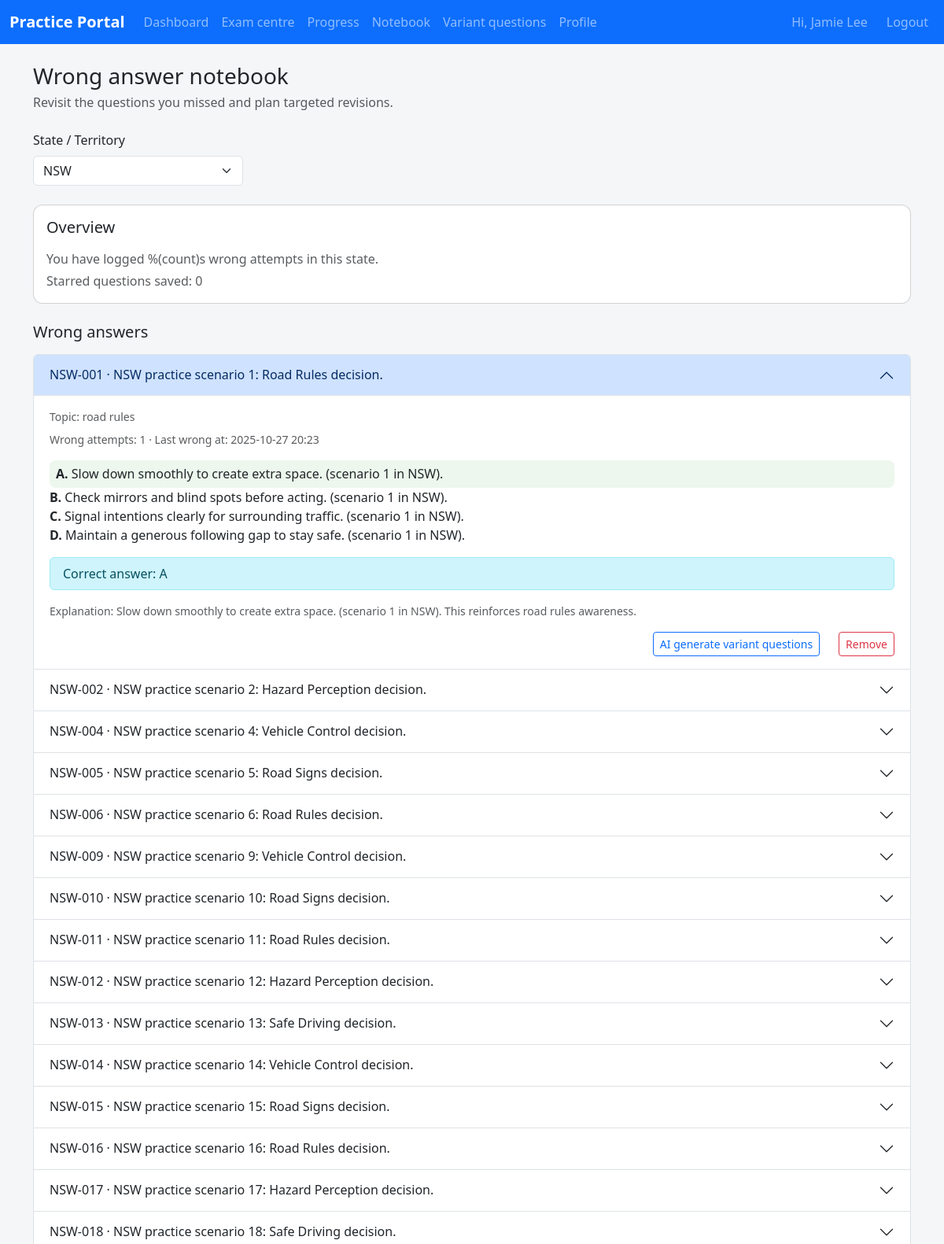
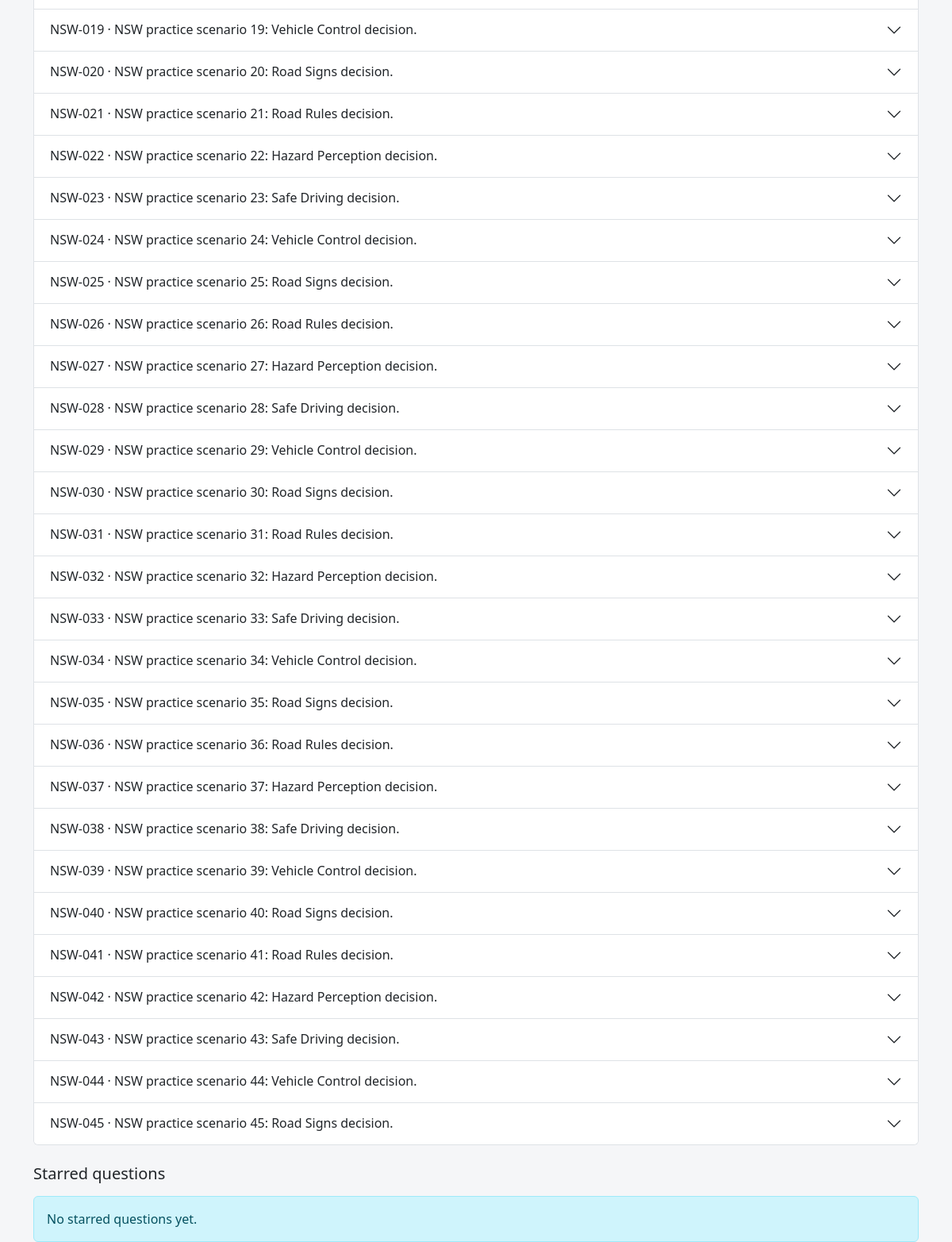
The page /student/notebook (signed in) on the database as committed earlier (2 pictures, top to bottom).
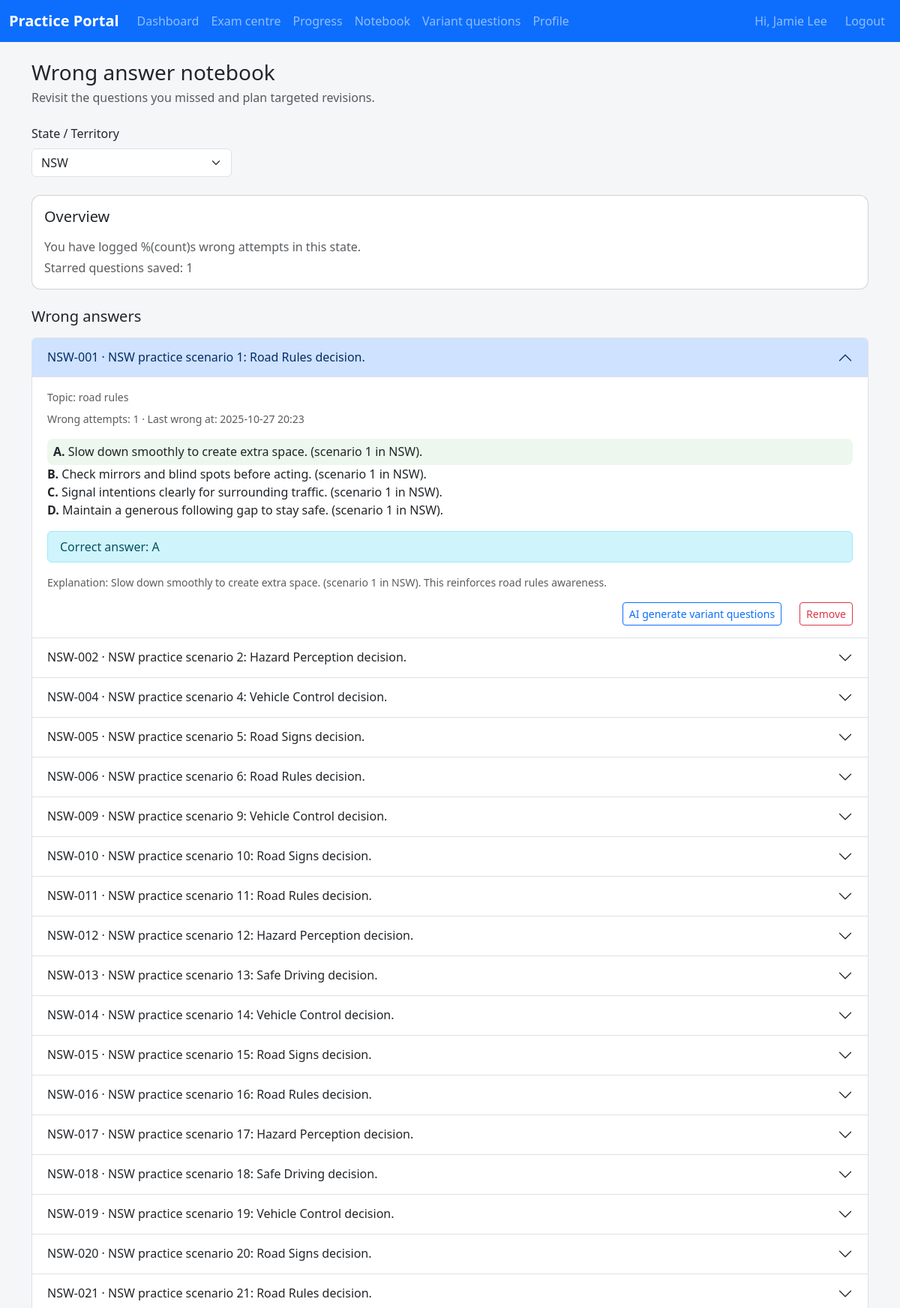
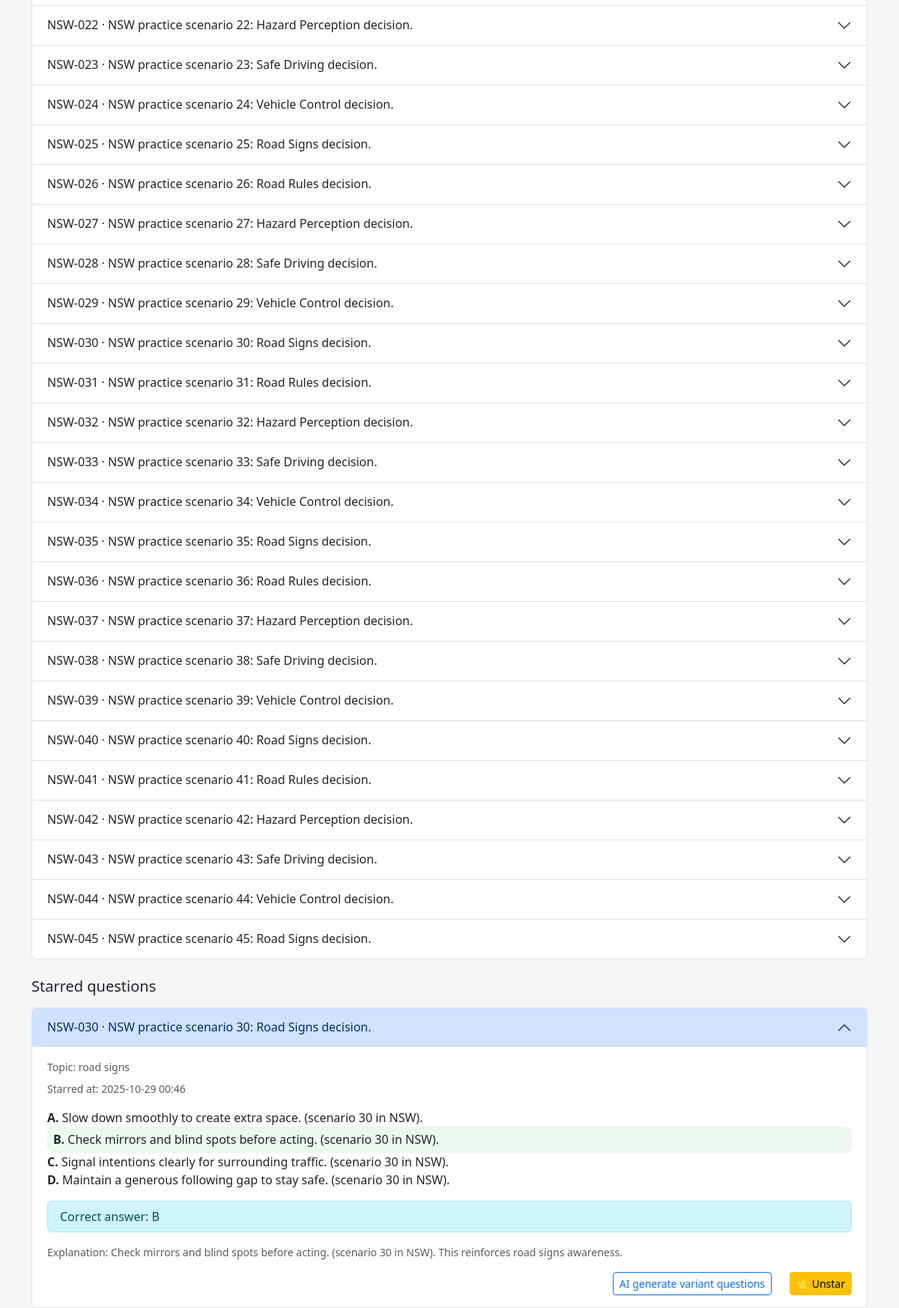
The same page on the database as committed later (2 pictures, top to bottom).
### app/models.py (models this page shows)
class NotebookEntry(db.Model):
    __tablename__ = "notebook_entries"
    id = db.Column(db.Integer, primary_key=True)
    student_id = db.Column(db.Integer, db.ForeignKey("students.id"), nullable=False)
    question_id = db.Column(db.Integer, db.ForeignKey("questions.id"), nullable=False)
    state = db.Column(db.String(10), nullable=False)
    wrong_count = db.Column(db.Integer, nullable=False, default=0)
    last_wrong_at = db.Column(db.DateTime)
    student = db.relationship("Student", back_populates="notebook_entries")
    question = db.relationship("Question")
    __table_args__ = (
        UniqueConstraint("student_id", "question_id", "state", name="uq_notebook_scope"),
    )

class Question(db.Model):
    __tablename__ = "questions"
    id = db.Column(db.Integer, primary_key=True)
    qid = db.Column(db.String(50), nullable=False)
    prompt = db.Column(db.Text, nullable=False)
    language = db.Column(db.String(20), nullable=False, default="ENGLISH")
    state_scope = db.Column(db.String(10), nullable=False, default="ALL")
    topic = db.Column(db.String(120), nullable=False, default="general")
    option_a = db.Column(db.String(255), nullable=False, default="Option A")
    option_b = db.Column(db.String(255), nullable=False, default="Option B")
    option_c = db.Column(db.String(255), nullable=False, default="Option C")
    option_d = db.Column(db.String(255), nullable=False, default="Option D")
    correct_option = db.Column(db.String(1), nullable=False, default="A")
    explanation = db.Column(db.Text, nullable=False, default="")
    image_url = db.Column(db.String(500))
    __table_args__ = (
        UniqueConstraint(
            "qid", "state_scope", "language", name="uq_question_qid_state_language"
        ),
    )

class StarredQuestion(db.Model):
    __tablename__ = "starred_questions"
    id = db.Column(db.Integer, primary_key=True)
    student_id = db.Column(db.Integer, db.ForeignKey("students.id"), nullable=False)
    question_id = db.Column(db.Integer, db.ForeignKey("questions.id"), nullable=False)
    created_at = db.Column(db.DateTime, default=datetime.utcnow, nullable=False)
    student = db.relationship("Student", back_populates="starred_questions")
    question = db.relationship("Question")
    __table_args__ = (
        UniqueConstraint("student_id", "question_id", name="uq_starred_student_question"),
    )

### app/student/routes.py (the view)
@student_bp.route("/notebook")
@login_required
def notebook():
    student = _current_student()
    if not student:
        return _redirect_non_students()
    def _normalise(code: str | None) -> str:
        return (code or "").strip().upper()
    requested_state = _normalise(request.args.get("state"))
    progress_records = (
        StudentStateProgress.query.with_entities(
            func.upper(StudentStateProgress.state).label("state"),
            StudentStateProgress.last_active_at,
        )
        .filter_by(student_id=student.id)
        .order_by(StudentStateProgress.last_active_at.desc())
        .all()
    )
    available_states: list[str] = []
    seen: set[str] = set()
    for state_code, _last_active in progress_records:
        code = _normalise(state_code)
        if code and code not in seen:
            available_states.append(code)
            seen.add(code)
    current_state = _normalise(student.state)
    if current_state and current_state not in seen:
        available_states.insert(0, current_state)
        seen.add(current_state)
    selected_state = requested_state if requested_state in seen else None
    if not selected_state and available_states:
        selected_state = available_states[0]
    entries = []
    total_wrong = 0
    starred_entries: list[StarredQuestion] = []
    if selected_state:
        notebook_query = (
            NotebookEntry.query.filter_by(student_id=student.id, state=selected_state)
            .join(NotebookEntry.question)
            .order_by(NotebookEntry.last_wrong_at.desc().nullslast())
        )
        entries = notebook_query.all()
        total_wrong = sum(entry.wrong_count for entry in entries)
        starred_query = (
            StarredQuestion.query.filter_by(student_id=student.id)
            .join(StarredQuestion.question)
            .filter(
                (Question.state_scope == "ALL")
                | (Question.state_scope == selected_state)
            )
            .order_by(StarredQuestion.created_at.desc())
        )
        starred_entries = starred_query.all()
    return render_template(
        "student/notebook.html",
        available_states=available_states,
        selected_state=selected_state,
        entries=entries,
        total_wrong=total_wrong,
        starred_entries=starred_entries,
    )

### app/coach/routes.py (called while the page is built, shortened)
@coach_bp.before_app_request
def _restrict_student_portal_access():
    if request.blueprint != "coach":
        return None

### app/i18n.py (called while the page is built)
def normalise_language_code(language: str | None) -> str | None:
    if not language:
        return None
    code = language.strip().upper()
    if code in SUPPORTED_LANGUAGES:
        return code
    return None

def ensure_language_code(language: str | None) -> str:
    normalised = normalise_language_code(language)
    return normalised or DEFAULT_LANGUAGE

def translate_text(text: str, language: str, **format_values: str) -> str:
    catalogue = TRANSLATIONS.get(language, {})
    translated = catalogue.get(text, text)
    if format_values:
        try:
            return translated.format(**format_values)
        except (KeyError, IndexError):
            return translated
    return translated

### app/models.py (called while the page is built)
    @property
    def is_student(self) -> bool:
        return True

### app/student/routes.py (called while the page is built)
def _current_student() -> Student | None:
    if not current_user.is_authenticated:
        return None
    student = current_user._get_current_object()
    if isinstance(student, Student):
        return student
    return None

### app/templates/student/notebook.html (shortened to what the changed rows need)
{% extends "base.html" %}
{% block content %}
<div class="d-flex flex-column flex-md-row align-items-md-center justify-content-between gap-3 mb-4">
    <div>
        <h1 class="h3 mb-1">{{ _('Wrong answer notebook') }}</h1>
    </div>
</div>
{% if not selected_state %}
<div class="alert alert-info" role="alert">{{ _('Select a state to review your notebook.') }}</div>
{% else %}
<div class="card mb-4">
    <div class="card-body">
        <h2 class="h5 mb-3">{{ _('Overview') }}</h2>
        {% if entries %}
        <p class="text-muted mb-1">
            {{ _('You have logged %(count)s wrong attempts in this state.', count=total_wrong) }}
        </p>
        {% else %}
        <p class="text-muted mb-1">
            {{ _('No wrong answers recorded for this state yet.') }}
        </p>
        {% endif %}
        <p class="text-muted mb-0">{{ _('Starred questions saved') }}: {{ starred_entries|length }}</p>
    </div>
</div>
<div class="row g-4">
    <div class="col-12">
        <h2 class="h5 mb-3">{{ _('Wrong answers') }}</h2>
        {% if entries %}
        <div class="accordion" id="wrongNotebook">
            {% for entry in entries %}
            <div class="accordion-item">
                <h2 class="accordion-header" id="wrongHeading{{ loop.index }}">
                    <button
                            class="accordion-button {% if not loop.first %}collapsed{% endif %}"
                            type="button"
                            data-bs-toggle="collapse"
                            data-bs-target="#wrongCollapse{{ loop.index }}"
                            aria-expanded="{{ 'true' if loop.first else 'false' }}"
                            aria-controls="wrongCollapse{{ loop.index }}"
                    >
                        {{ entry.question.qid }} · {{ entry.question.prompt|striptags|truncate(120) }}
                    </button>
                </h2>
                <div id="wrongCollapse{{ loop.index }}"
                     class="accordion-collapse collapse {% if loop.first %}show{% endif %}"
                     aria-labelledby="wrongHeading{{ loop.index }}"
                     data-bs-parent="#wrongNotebook">
                    <div class="accordion-body">
                        <p class="text-muted small mb-2">{{ _('Topic') }}: {{ entry.question.topic }}</p>
                        <p class="text-muted small mb-3">
                            {{ _('Wrong attempts') }}: {{ entry.wrong_count }} ·
                            {{ _('Last wrong at') }}:
                            {{ entry.last_wrong_at.strftime('%Y-%m-%d %H:%M') if entry.last_wrong_at else _('Never') }}
                        </p>
                        <ul class="list-unstyled mb-3 options-list">
                            <li {% if entry.question.correct_option == 'A' %}class="correct"{% endif %}><strong>A.</strong> {{ entry.question.option_a }}</li>
                            <li {% if entry.question.correct_option == 'B' %}class="correct"{% endif %}><strong>B.</strong> {{ entry.question.option_b }}</li>
                            <li {% if entry.question.correct_option == 'C' %}class="correct"{% endif %}><strong>C.</strong> {{ entry.question.option_c }}</li>
                            <li {% if entry.question.correct_option == 'D' %}class="correct"{% endif %}><strong>D.</strong> {{ entry.question.option_d }}</li>
                        </ul>
                        <div class="alert alert-info py-2 mb-3">
                            {{ _('Correct answer') }}: {{ entry.question.correct_option }}
                        </div>
                        {% if entry.question.explanation %}
                        <p class="text-muted small mb-3">
                            {{ _('Explanation') }}: {{ entry.question.explanation }}
                        </p>
                        {% endif %}
                        <div class="d-flex justify-content-end gap-4">
                            <a class="btn btn-sm btn-outline-primary"
                               href="{{ url_for('student.variant', question=entry.question.id) }}">
                                {{ _('AI generate variant questions') }}
                            </a>
                            <form method="post"
                                  action="{{ url_for('student.remove_notebook_entry', question_id=entry.question.id) }}"
                                  onsubmit="return confirm('{{ _('Remove this item from the notebook?') }}');">
                                <button type="submit" class="btn btn-sm btn-outline-danger">
                                    {{ _('Remove') }}
                                </button>
                            </form>
                        </div>
                    </div>
                </div>
            </div>
            {% endfor %}
        </div>
        {% else %}
        <div class="alert alert-success mb-0">{{ _('No wrong answers recorded for this state yet.') }}</div>
        {% endif %}
    </div>
    <div class="col-12">
        <h2 class="h5 mb-3">{{ _('Starred questions') }}</h2>
        {% if starred_entries %}
        <div class="accordion" id="starredNotebook">
            {% for entry in starred_entries %}
            <div class="accordion-item">
                <h2 class="accordion-header" id="starHeading{{ loop.index }}">
                    <button
                            class="accordion-button {% if not loop.first %}collapsed{% endif %}"
                            type="button"
                            data-bs-toggle="collapse"
                            data-bs-target="#starCollapse{{ loop.index }}"
                            aria-expanded="{{ 'true' if loop.first else 'false' }}"
                            aria-controls="starCollapse{{ loop.index }}"
                    >
                        {{ entry.question.qid }} · {{ entry.question.prompt|striptags|truncate(120) }}
                    </button>
                </h2>
                <div id="starCollapse{{ loop.index }}"
                     class="accordion-collapse collapse {% if loop.first %}show{% endif %}"
                     aria-labelledby="starHeading{{ loop.index }}"
                     data-bs-parent="#starredNotebook">
                    <div class="accordion-body">
                        <p class="text-muted small mb-2">{{ _('Topic') }}: {{ entry.question.topic }}</p>
                        <p class="text-muted small mb-3">{{ _('Starred at') }}: {{ entry.created_at.strftime('%Y-%m-%d %H:%M') }}</p>
                        <ul class="list-unstyled mb-3 options-list">
                            <li {% if entry.question.correct_option == 'A' %}class="correct"{% endif %}><strong>A.</strong> {{ entry.question.option_a }}</li>
                            <li {% if entry.question.correct_option == 'B' %}class="correct"{% endif %}><strong>B.</strong> {{ entry.question.option_b }}</li>
                            <li {% if entry.question.correct_option == 'C' %}class="correct"{% endif %}><strong>C.</strong> {{ entry.question.option_c }}</li>
                            <li {% if entry.question.correct_option == 'D' %}class="correct"{% endif %}><strong>D.</strong> {{ entry.question.option_d }}</li>
                        </ul>
                        <div class="alert alert-info py-2 mb-3">
                            {{ _('Correct answer') }}: {{ entry.question.correct_option }}
                        </div>
                        {% if entry.question.explanation %}
                        <p class="text-muted small mb-3">{{ _('Explanation') }}: {{ entry.question.explanation }}</p>
                        {% endif %}
                        <div class="d-flex justify-content-end gap-4 flex-wrap">
                            <a
                                class="btn btn-sm btn-outline-primary"
                                href="{{ url_for('student.variant', question=entry.question.id) }}"
                            >
                                {{ _('AI generate variant questions') }}
                            </a>
                            <form method="post" action="{{ url_for('student.toggle_star', question_id=entry.question.id) }}">
                                <button type="submit" class="btn btn-sm btn-warning">⭐ {{ _('Unstar') }}</button>
                            </form>
                        </div>
                    </div>
                </div>
            </div>
            {% endfor %}
        </div>
        {% else %}
        <div class="alert alert-info mb-0">{{ _('No starred questions yet.') }}</div>
        {% endif %}
    </div>
</div>
{% endif %}
{% endblock %}

Rows that differ between the two databases and show on the page:
added StarredQuestion: question.qid "NSW-030", question.prompt "NSW practice scenario 30: Road Signs decision.", question.topic "road signs", created_at "2025-10-29 00:46", question.option_a "Slow down smoothly to create extra space. (scenario 30 in NSW).", question.option_b "Check mirrors and blind spots before acting. (scenario 30 in NSW).", question.option_c "Signal intentions clearly for surrounding traffic. (scenario 30 in NSW).", question.option_d "Maintain a generous following gap to stay safe. (scenario 30 in NSW).", question.correct_option "B", question.explanation "Check mirrors and blind spots before acting. (scenario 30 in NSW). This reinforces road signs awareness."
Other text that changed with them:
{{ starred_entries|length }}: "0" → "1"
text no longer shown: "No starred questions yet."
